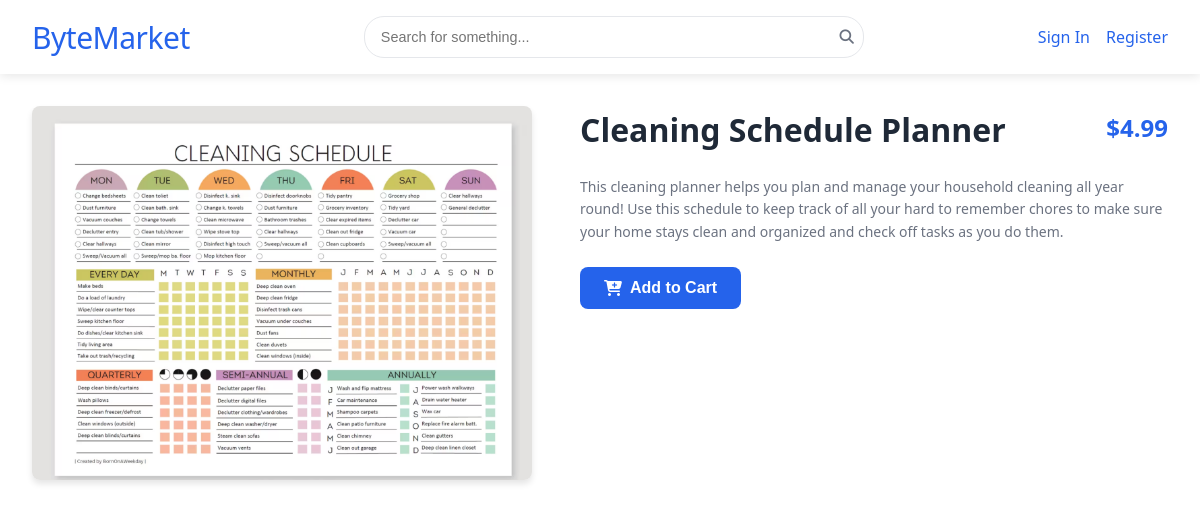
The app's page /product/2 with its own data.
### models.py (models this page shows, shortened)
class Product(db.Model):
    id = db.Column(db.Integer, primary_key=True)
    product_name = db.Column(db.String(200), nullable=False)
    description = db.Column(db.Text, nullable=False)
    price = db.Column(db.Float, nullable=False)
    image_path = db.Column(db.String(255))
    category = db.Column(db.String(255), nullable=False)
    user_id = db.Column(db.Integer, db.ForeignKey('user.id'), nullable=False) # Link to the user who uploaded
    user = db.relationship('User', backref=db.backref('products', lazy=True)) # Establish relationship

### app.py (the view)
@app.route("/product/<int:product_id>")
def product(product_id):
    product = Product.query.get_or_404(product_id)
    return render_template("product.html", product=product)

### templates/product.html (shortened to what this page needs)
<!DOCTYPE html>
<html lang="en">
  <head>
    <link
      rel="stylesheet"
      href="{{ url_for('static', filename='/styles.css') }}"
    />
  </head>
  <body>
    <header>
      <div class="navbar-container">
        <div class="logo">
          <a href="/"><h1>ByteMarket</h1></a>
        </div>
        <div class="search-container">
          <input type="search" placeholder="Search for something..." />
          <button class="search-button">
            <i class="fa-solid fa-search"></i>
          </button>
        </div>
        <div class="nav-buttons">
          {% if current_user.is_authenticated %}
          <div class="nav-menu">
            <ul>
              <li>
                <a href="{{ url_for('account') }}" title="Account">
                  <i class="fa-solid fa-circle-user"></i>
                  <span class="nav-text">Account</span>
                </a>
              </li>
              <li>
                <a href="{{ url_for('cart') }}" title="Cart">
                  <i class="fa-solid fa-cart-shopping"></i>
                  <span class="nav-text">Cart</span>
                </a>
              </li>
              <li>
                <a href="{{ url_for('logout') }}" title="Logout">
                  <i class="fa-solid fa-right-from-bracket"></i>
                  <span class="nav-text">Logout</span>
                </a>
              </li>
            </ul>
          </div>
          {% else %}
          <div class="nav-buttons">
            <a href="{{ url_for('login') }}">Sign In</a>
            <a href="{{ url_for('register') }}">Register</a>
          </div>
          {% endif %}
        </div>
      </div>
    </header>
    <main>
      <div class="product-container">
        <div class="product-gallery">
          <div class="product-main-image">
            <img src="{{ url_for('static', filename=product.image_path) }}" alt="Product Image" />
          </div>
        </div>
        <div class="product-details">
          <div class="product-header">
            <h1 class="product-title">{{ product.product_name }}</h1>
            <div class="product-price">${{ "%.2f"|format(product.price) }}</div>
          </div>
          <div class="product-description">
            <p>{{ product.description }}</p>
          </div>
          <button class="add-to-cart-button" id="add-to-cart" data-product-id="{{ product.id }}">
            <i class="fa-solid fa-cart-plus"></i> Add to Cart
          </button>
        </div>
      </div>
    </main>
  </body>
</html>

### static/styles.css (style rules this page uses)
* { margin: 0; padding: 0; box-sizing: border-box; }
body { font-family: "Segoe UI", Tahoma, Geneva, Verdana, sans-serif; }
a { text-decoration: none; color: #2563eb; }
header { background-color: #ffffff; box-shadow: 0 2px 10px rgba(0, 0, 0, 0.1); position: sticky; top: 0; z-index: 1000; }
.navbar-container { display: flex; flex-direction: row; justify-content: space-between; align-items: center; padding: 16px 32px; max-width: 1200px; margin: 0 auto; }
.logo h1 { font-size: 30px; font-weight: 500; color: #2563eb; letter-spacing: -0.5px; }
.search-container { display: flex; flex: 1; max-width: 500px; margin: 0 2rem; position: relative; }
.search-container input { width: 100%; padding: 0.75rem 1rem; border: 1px solid #e5e7eb; border-radius: 20px; font-size: 0.9rem; transition: all 0.5s ease; }
.search-button { position: absolute; right: 10px; top: 50%; transform: translateY(-50%); background: none; border: none; color: #6b7280; cursor: pointer; font-size: 0.9rem; }
.nav-buttons { display: flex; gap: 1rem; }
header { animation: fadeIn 0.3s ease-out; }
.product-price { color: black; text-align: center; margin-top: 5px; margin-bottom: 5px; }
.product-container { max-width: 1200px; margin: 2rem auto; padding: 0 2rem; display: flex; gap: 3rem; }
.product-gallery { flex: 1; max-width: 500px; }
.product-main-image { margin-bottom: 1rem; border-radius: 8px; overflow: hidden; box-shadow: 0 4px 6px rgba(0, 0, 0, 0.1); }
.product-main-image img { width: 100%; height: auto; display: block; }
.product-details { flex: 1; }
.product-header { display: flex; justify-content: space-between; align-items: center; margin-bottom: 1.5rem; }
.product-title { font-size: 2rem; color: #1f2937; margin: 0; }
.product-header .product-price { font-size: 1.5rem; font-weight: bold; color: #2563eb; text-align: right; }
.product-description { color: #4b5563; margin-bottom: 1.5rem; line-height: 1.6; }
.product-description p { margin-bottom: 1rem; }
.add-to-cart-button { background-color: #2563eb; color: white; border: none; border-radius: 8px; padding: 0.75rem 1.5rem; font-size: 1rem; font-weight: 600; cursor: pointer; display: flex; align-items: center; gap: 0.5rem; transition: background-color 0.3s ease; }
.product-price { font-weight: bold; color: #2563eb; margin-bottom: 8px; }
.product-description { color: #6b7280; font-size: 14px; }

### records on screen
Product: image_path (picture), product_name "Cleaning Schedule Planner", price "4.99", description "This cleaning planner helps you plan and manage your household cleaning all year round! Use this schedule to keep track of all your hard to remember chores to make sure your home stays clean and organized and check off tasks as you do them."
